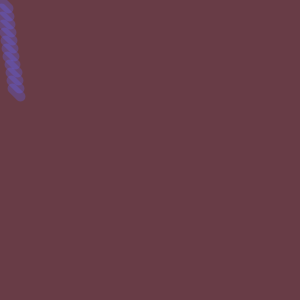
Frame 1 (no input)
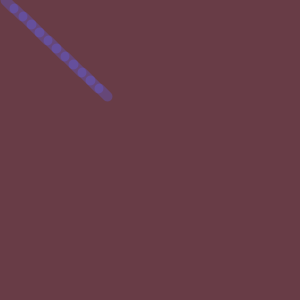
Frame 60 (the mouse pressed at the canvas centre just before this capture)
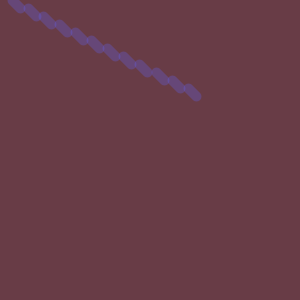
Frame 120 (the mouse held since frame 60 and released just before this capture)

The Processing sketch that drew these frames (run headless with seeded random() and noise(); from frame 60 on, the mouse is pressed at the canvas centre):

// Processing sketch: processing_168365
// ── processing_168365.pde

int numLines = 12;
float[] x = new float[numLines];
float[] speed = new float [numLines];
float offset = 8;

void setup() {
  size(300,300);
  background(60, 90, 200);
  smooth();
  strokeWeight(10);
  stroke(100, 100, 250, 70);
  for (int i = 0;
  i < numLines; i++) {
    x[i] = i;
    speed[i] = 0.1 + (i/offset);
  }
}

void draw() {
  background(104, 60, 70);
  for (int i =0; i < x.length; i++) {
    x[i] += speed[i];
    if (x[i] > (width +offset)) {
     x[i] = -offset *2;
  }
  float y = i *offset;
  line(x[i], y, x[i]+offset, y+offset);
}
}
